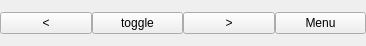
<?xml version="1.0" encoding="UTF-8"?>
<ui version="4.0">
 <class>CornerWidget</class>
 <widget class="QWidget" name="CornerWidget">
  <property name="geometry">
   <rect>
    <x>0</x>
    <y>0</y>
    <width>366</width>
    <height>46</height>
   </rect>
  </property>
  <property name="windowTitle">
   <string>CornerWidget</string>
  </property>
  <layout class="QHBoxLayout" name="horizontalLayout">
   <property name="spacing">
    <number>0</number>
   </property>
   <property name="leftMargin">
    <number>0</number>
   </property>
   <property name="topMargin">
    <number>0</number>
   </property>
   <property name="rightMargin">
    <number>0</number>
   </property>
   <property name="bottomMargin">
    <number>0</number>
   </property>
   <item>
    <widget class="QPushButton" name="navigationBackButton">
     <property name="text">
      <string>&lt;</string>
     </property>
     <property name="shortcut">
      <string>Alt+Left</string>
     </property>
    </widget>
   </item>
   <item>
    <widget class="QPushButton" name="navigationToggleButton">
     <property name="text">
      <string>toggle</string>
     </property>
     <property name="shortcut">
      <string>Backspace</string>
     </property>
    </widget>
   </item>
   <item>
    <widget class="QPushButton" name="navigationForwardButton">
     <property name="text">
      <string>&gt;</string>
     </property>
     <property name="shortcut">
      <string>Alt+Right</string>
     </property>
    </widget>
   </item>
   <item>
    <widget class="QPushButton" name="menuButton">
     <property name="text">
      <string>Menu</string>
     </property>
    </widget>
   </item>
  </layout>
 </widget>
 <resources/>
 <connections/>
</ui>
